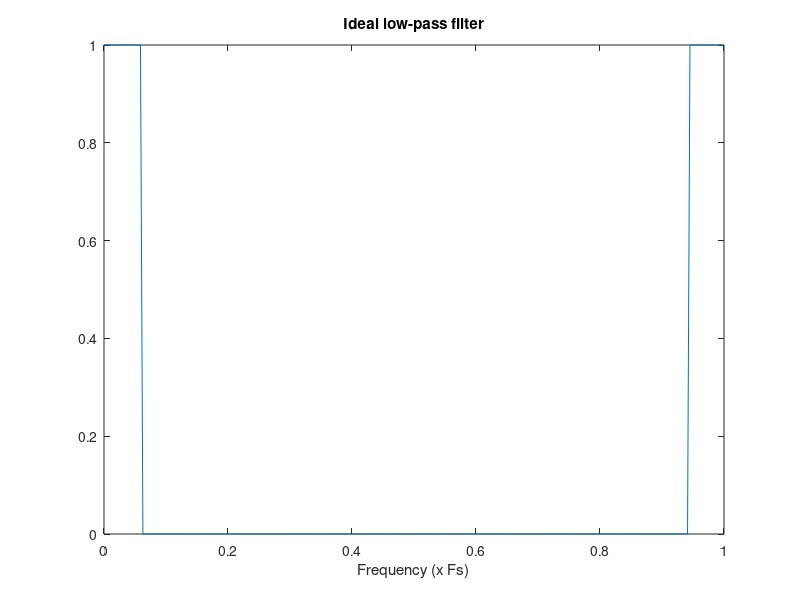
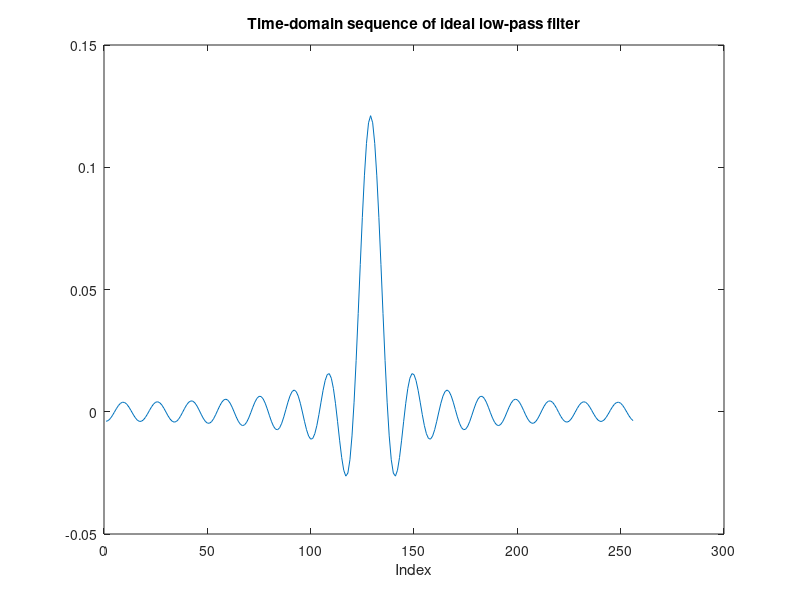
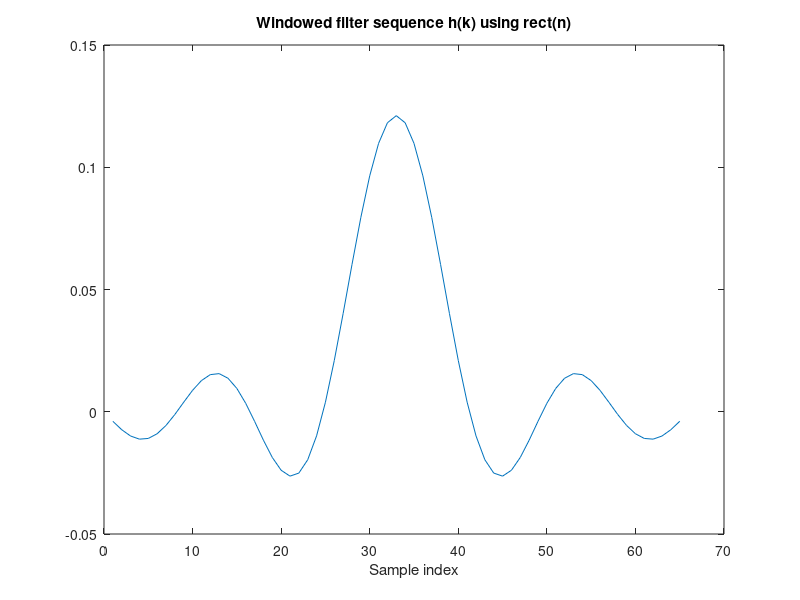
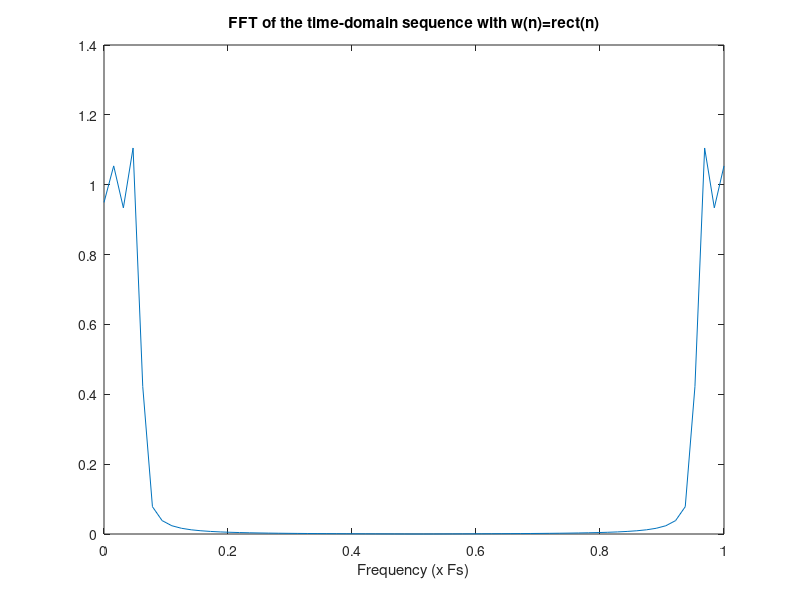

Write the MATLAB code that produced these figures, in order.

    

    clear;
close all;

%% Generate an ideal-filter sequence (in freq domain)
N = 256;
kc = N/16;
HK = zeros(1, N);
HK(1:kc) = 1;
HK(end-kc+2:end) = 1;
h = figure;
fx = linspace(0,1,N);
plot(fx, HK);
xlabel('Frequency (x Fs)');
title('Ideal low-pass filter');
print(h, '-dpng', 'ideal_filter.png');

%% Obtain time-domain sequence
hk = ifftshift(ifft(HK));
figure;
plot(1:N, hk);
xlabel('Index');
title('Time-domain sequence of ideal low-pass filter');

%% Generate windowed time-domain sequence
% window = rect
L = 65;
w = ones(1, L);
hw = hk(N/2+1-floor(L/2):N/2+1+floor(L/2)) .* w;
h = figure;
plot(1:L, hw);
xlabel('Sample index');
title('Windowed filter sequence h(k) using rect(n)');

%% Obtain frequency-domain of windowed sequence
HW = fft(hw);
figure;
fx = linspace(0,1,L);
plot(fx, abs(HW));
xlabel('Frequency (x Fs)');
title('FFT of the time-domain sequence with w(n)=rect(n)');

%% Generate windowed time-domain sequence
% window = blackman
L = 65;
w = blackman(L)';
hw = hk(N/2+1-floor(L/2):N/2+1+floor(L/2)) .* w;
h = figure;
plot(1:L, hw);
xlabel('Sample index');
title('Windowed filter sequence h(k) using blackman(n)');

%% Obtain frequency-domain of windowed sequence
HW = fft(hw);
figure;
fx = linspace(0,1,L);
plot(fx, abs(HW));
xlabel('Frequency (x Fs)');
title('FFT of the time-domain sequence with w(n)=blackman(n)');

%% Use the sequence to filter a sinewave
fs = 64000;
N = 64;
M = length(hw);
x = 0:(N-1);
f = 2500;
A = 1;
xn = A*sin(2*pi*f/fs*x);
yn = conv(xn, hw);
h = figure;
stem(x, xn, 'b');
hold on;
stem(x, yn(M/2:length(yn)-M/2), 'r');
xlabel('Sample index');
legend('xn', 'yn');
title('Filtering using hw');
